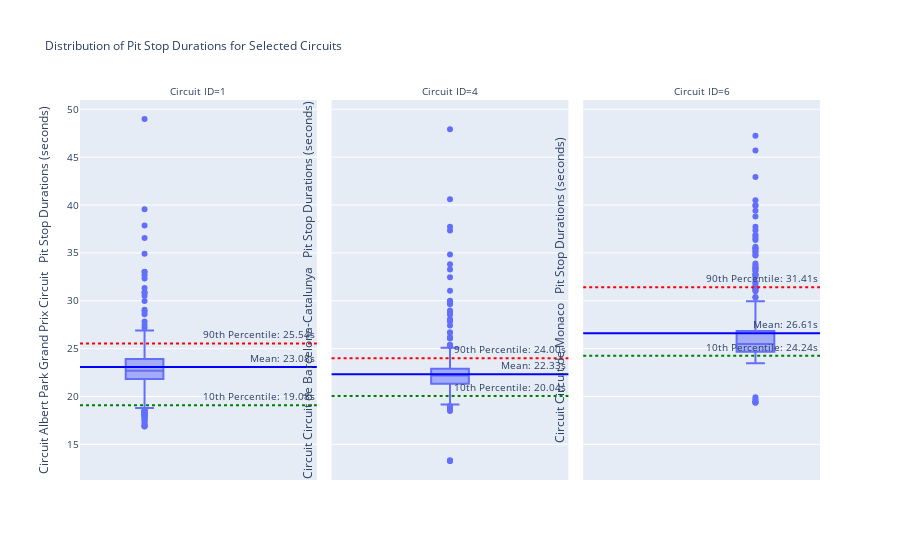

Write notebook code for a chart like this one.
### Code cell
import plotly.express as px

# Filter pit stop data for circuit IDs 1, 4, and 6
filtered_pit_stops = newPitStops[newPitStops['circuitId'].isin([1, 4, 6]) & (newPitStops['seconds'] < 50)]

# Create the box plot with facets for each circuit
fig = px.box(filtered_pit_stops, y='seconds', facet_col='circuitId', 
             title='Distribution of Pit Stop Durations for Selected Circuits',
             labels={'seconds': 'Pit Stop Duration (seconds)', 'circuitId': 'Circuit ID'})

# Update layout with mean, 10th percentile, and 90th percentile annotations for each subplot
for i, circuit_id in enumerate([1, 4, 6]):
    data = filtered_pit_stops[filtered_pit_stops['circuitId'] == circuit_id]['seconds']
    mean_value = data.mean()
    percentile_10 = data.quantile(0.1)
    percentile_90 = data.quantile(0.9)
    fig.update_yaxes(title_text=f'Circuit {circuit_names[i]} \n Pit Stop Durations (seconds)', col=i+1)
    fig.add_hline(y=mean_value, col=i+1,
                  annotation_text=f"Mean: {mean_value:.2f}s", line_dash='solid', line_color='blue')
    fig.add_hline(y=percentile_10, col=i+1,
                  annotation_text=f"10th Percentile: {percentile_10:.2f}s", line_dash='dot', line_color='green')
    fig.add_hline(y=percentile_90, col=i+1,
                  annotation_text=f"90th Percentile: {percentile_90:.2f}s", line_dash='dot', line_color='red')

# Update title and annotation font sizes
fig.update_layout(
    margin = {"autoexpand" : True},
    title_font=dict(size=12),  # Increase title font size
    font=dict(size=10)  # Increase annotation font size
)

# Show the plot
fig.show()

### Figure 1 — Plotly figure (JSON) as saved in the notebook; plotly's stock layout.template omitted (floating-point values rounded to 4 significant figures; data arrays with more than 128 entries replaced by an {"elided": "..."} marker saying what was removed)
{"data": [{"alignmentgroup": "True", "hovertemplate": "Circuit ID=1<br>Pit Stop Duration (seconds)=%{y}<extra></extra>", "legendgroup": "", "marker": {"color": "#636efa"}, "name": "", "notched": false, "offsetgroup": "", "orientation": "v", "showlegend": false, "x0": " ", "xaxis": "x", "y": {"elided": "316 float values"}, "y0": " ", "yaxis": "y", "type": "box"}, {"alignmentgroup": "True", "hovertemplate": "Circuit ID=4<br>Pit Stop Duration (seconds)=%{y}<extra></extra>", "legendgroup": "", "marker": {"color": "#636efa"}, "name": "", "notched": false, "offsetgroup": "", "orientation": "v", "showlegend": false, "x0": " ", "xaxis": "x2", "y": {"elided": "625 float values"}, "y0": " ", "yaxis": "y2", "type": "box"}, {"alignmentgroup": "True", "hovertemplate": "Circuit ID=6<br>Pit Stop Duration (seconds)=%{y}<extra></extra>", "legendgroup": "", "marker": {"color": "#636efa"}, "name": "", "notched": false, "offsetgroup": "", "orientation": "v", "showlegend": false, "x0": " ", "xaxis": "x3", "y": {"elided": "366 float values"}, "y0": " ", "yaxis": "y3", "type": "box"}], "layout": {"xaxis": {"anchor": "y", "domain": [0.0, 0.32]}, "yaxis": {"anchor": "x", "domain": [0.0, 1.0], "title": {"text": "Circuit Albert Park Grand Prix Circuit \n Pit Stop Durations (seconds)"}}, "xaxis2": {"anchor": "y2", "domain": [0.34, 0.66], "matches": "x"}, "yaxis2": {"anchor": "x2", "domain": [0.0, 1.0], "matches": "y", "showticklabels": false, "title": {"text": "Circuit Circuit de Barcelona-Catalunya \n Pit Stop Durations (seconds)"}}, "xaxis3": {"anchor": "y3", "domain": [0.68, 1.0], "matches": "x"}, "yaxis3": {"anchor": "x3", "domain": [0.0, 1.0], "matches": "y", "showticklabels": false, "title": {"text": "Circuit Circuit de Monaco \n Pit Stop Durations (seconds)"}}, "annotations": [{"showarrow": false, "text": "Circuit ID=1", "x": 0.16, "xanchor": "center", "xref": "paper", "y": 1.0, "yanchor": "bottom", "yref": "paper"}, {"showarrow": false, "text": "Circuit ID=4", "x": 0.5, "xanchor": "center", "xref": "paper", "y": 1.0, "yanchor": "bottom", "yref": "paper"}, {"showarrow": false, "text": "Circuit ID=6", "x": 0.84, "xanchor": "center", "xref": "paper", "y": 1.0, "yanchor": "bottom", "yref": "paper"}, {"showarrow": false, "text": "Mean: 23.08s", "x": 1, "xanchor": "right", "xref": "x domain", "y": 23.08, "yanchor": "bottom", "yref": "y"}, {"showarrow": false, "text": "10th Percentile: 19.08s", "x": 1, "xanchor": "right", "xref": "x domain", "y": 19.08, "yanchor": "bottom", "yref": "y"}, {"showarrow": false, "text": "90th Percentile: 25.54s", "x": 1, "xanchor": "right", "xref": "x domain", "y": 25.54, "yanchor": "bottom", "yref": "y"}, {"showarrow": false, "text": "Mean: 22.33s", "x": 1, "xanchor": "right", "xref": "x2 domain", "y": 22.33, "yanchor": "bottom", "yref": "y2"}, {"showarrow": false, "text": "10th Percentile: 20.04s", "x": 1, "xanchor": "right", "xref": "x2 domain", "y": 20.04, "yanchor": "bottom", "yref": "y2"}, {"showarrow": false, "text": "90th Percentile: 24.00s", "x": 1, "xanchor": "right", "xref": "x2 domain", "y": 24.0, "yanchor": "bottom", "yref": "y2"}, {"showarrow": false, "text": "Mean: 26.61s", "x": 1, "xanchor": "right", "xref": "x3 domain", "y": 26.61, "yanchor": "bottom", "yref": "y3"}, {"showarrow": false, "text": "10th Percentile: 24.24s", "x": 1, "xanchor": "right", "xref": "x3 domain", "y": 24.24, "yanchor": "bottom", "yref": "y3"}, {"showarrow": false, "text": "90th Percentile: 31.41s", "x": 1, "xanchor": "right", "xref": "x3 domain", "y": 31.41, "yanchor": "bottom", "yref": "y3"}], "legend": {"tracegroupgap": 0}, "title": {"text": "Distribution of Pit Stop Durations for Selected Circuits", "font": {"size": 12}}, "boxmode": "group", "shapes": [{"line": {"color": "blue", "dash": "solid"}, "type": "line", "x0": 0, "x1": 1, "xref": "x domain", "y0": 23.08, "y1": 23.08, "yref": "y"}, {"line": {"color": "green", "dash": "dot"}, "type": "line", "x0": 0, "x1": 1, "xref": "x domain", "y0": 19.08, "y1": 19.08, "yref": "y"}, {"line": {"color": "red", "dash": "dot"}, "type": "line", "x0": 0, "x1": 1, "xref": "x domain", "y0": 25.54, "y1": 25.54, "yref": "y"}, {"line": {"color": "blue", "dash": "solid"}, "type": "line", "x0": 0, "x1": 1, "xref": "x2 domain", "y0": 22.33, "y1": 22.33, "yref": "y2"}, {"line": {"color": "green", "dash": "dot"}, "type": "line", "x0": 0, "x1": 1, "xref": "x2 domain", "y0": 20.04, "y1": 20.04, "yref": "y2"}, {"line": {"color": "red", "dash": "dot"}, "type": "line", "x0": 0, "x1": 1, "xref": "x2 domain", "y0": 24.0, "y1": 24.0, "yref": "y2"}, {"line": {"color": "blue", "dash": "solid"}, "type": "line", "x0": 0, "x1": 1, "xref": "x3 domain", "y0": 26.61, "y1": 26.61, "yref": "y3"}, {"line": {"color": "green", "dash": "dot"}, "type": "line", "x0": 0, "x1": 1, "xref": "x3 domain", "y0": 24.24, "y1": 24.24, "yref": "y3"}, {"line": {"color": "red", "dash": "dot"}, "type": "line", "x0": 0, "x1": 1, "xref": "x3 domain", "y0": 31.41, "y1": 31.41, "yref": "y3"}], "margin": {"autoexpand": true}, "font": {"size": 10}}}
